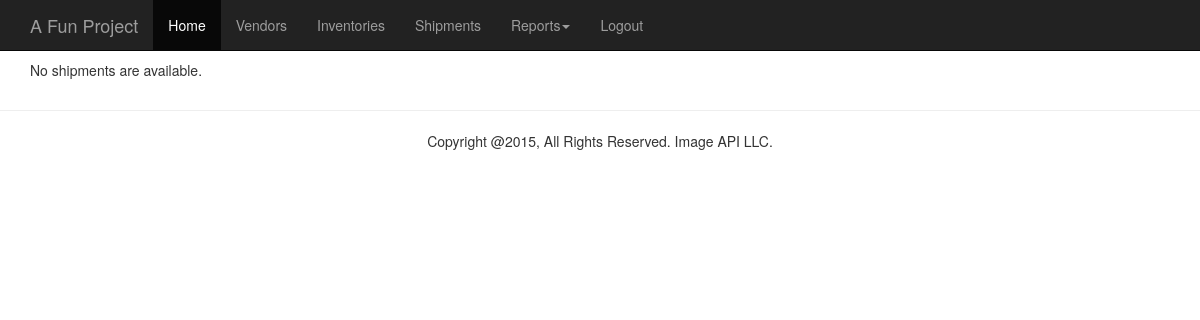
Page /shipments/ (signed in) on the earlier database version.
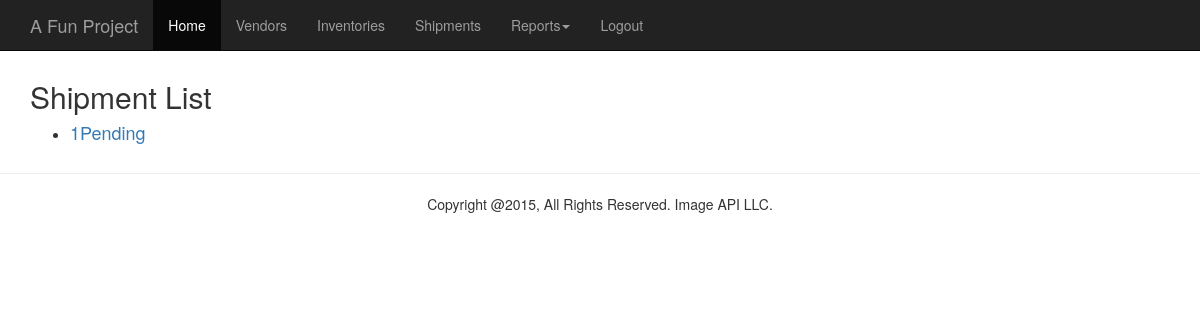
Same page on the later database version.
### inventory/models.py (models this page shows, shortened)
class Shipment(models.Model):
    status = models.ForeignKey(ShipmentStatus)
    vendor = models.ForeignKey(Vendor)
    items = models.ManyToManyField(Inventory)

class ShipmentStatus(models.Model):
    name = models.CharField(max_length=100)
    def __str__(self):
        return self.name

### inventory/views.py (the view)
# urls.py: url(r'^shipments/$', views.shipment_index, name='shipment.index'),
@login_required
def shipment_index(request):
    items = Shipment.objects.order_by('-id')
    return render(request, 'inventory/shipment_index.html', {'items': items})

### templates/inventory/shipment_index.html
{% extends "base.html" %}
{% block content %}
    {% if items %}
        <h2>Shipment List</h2>
        <ul>
        {% for item in items %}
            <li><h4><a href="{% url 'inventories:shipment.detail' item.id %}">{{ item.id }}{{ item.status }}</a></h4></li>
            {% endfor %}
        </ul>
    {% else %}
        <p>No shipments are available.</p>
    {% endif %}
{% endblock %}

Differences in the rows shown:
added Shipment: id "1", status "Pending"
Other differences:
text no longer shown: "No shipments are available."
text now shown: "Shipment List"
